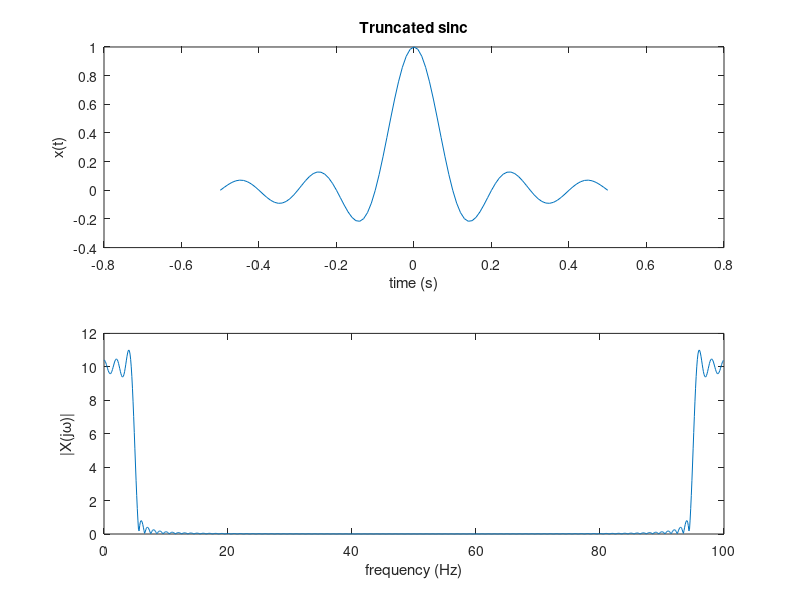
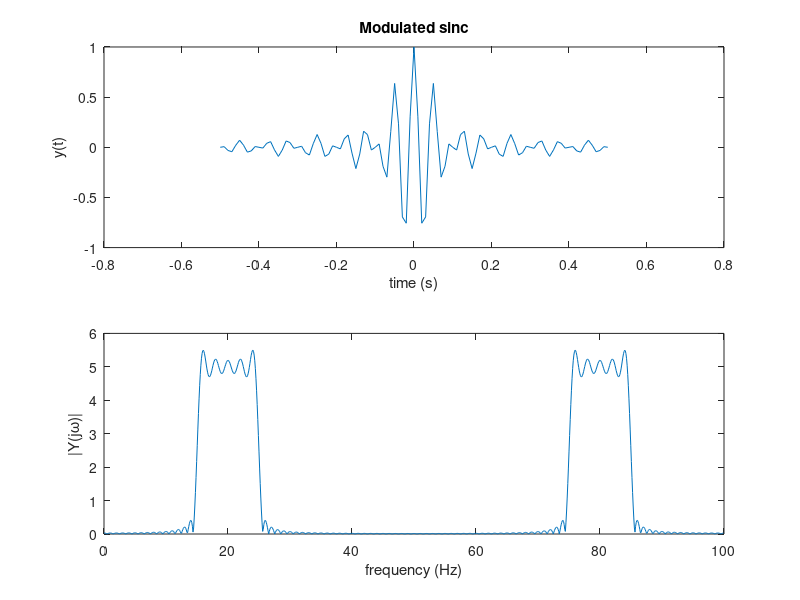
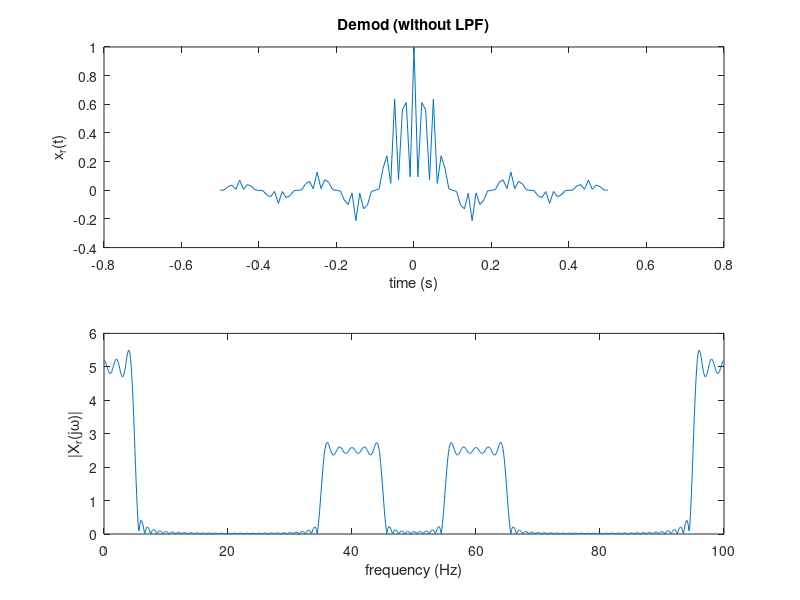

These charts were generated, in order, by the following MATLAB code:
%% demo - Sinc pulse shape
Ts = .1; % symbol period (rate 1/Ts)
dt = .01; % sample period
t = -5*Ts:dt:5*Ts; % time vector
x = sinc(t/Ts); % define sinc, note Matlab convention sinc(x) =
%sin(pi*x)/(pi*x)
figure
subplot(2,1,1), plot(t,x)
xlabel('time (s)'), ylabel('x(t)'), title('Truncated sinc')
fs = 1/dt; % sample frequency
Nfft = 1024; % length of fft
f = [0:fs/Nfft:fs-fs/Nfft];
subplot(2,1,2), plot(f,abs(fft(x,Nfft)))
xlabel('frequency (Hz)'), ylabel('|X(j\omega)|')
%% modulated sinc
wc = 2*pi*20; % 20Hz modulation
y = x.*cos(wc*t);
figure
subplot(2,1,1), plot(t,y)
xlabel('time (s)'), ylabel('y(t)'), title('Modulated sinc')
fs = 1/dt; % sample frequency
Nfft = 1024; % length of fft
f = [0:fs/Nfft:fs-fs/Nfft];
subplot(2,1,2), plot(f,abs(fft(y,Nfft)))
xlabel('frequency (Hz)'), ylabel('|Y(j\omega)|')
%% demodulated
xr = y.*cos(wc*t);
figure
subplot(2,1,1), plot(t,xr)
xlabel('time (s)'), ylabel('x_r(t)'), title('Demod (without LPF)')
fs = 1/dt; % sample frequency
Nfft = 1024; % length of fft
f = [0:fs/Nfft:fs-fs/Nfft];
subplot(2,1,2), plot(f,abs(fft(xr,Nfft)))
xlabel('frequency (Hz)'), ylabel('|X_r(j\omega)|')
% then LPF, e.g., lowpass()